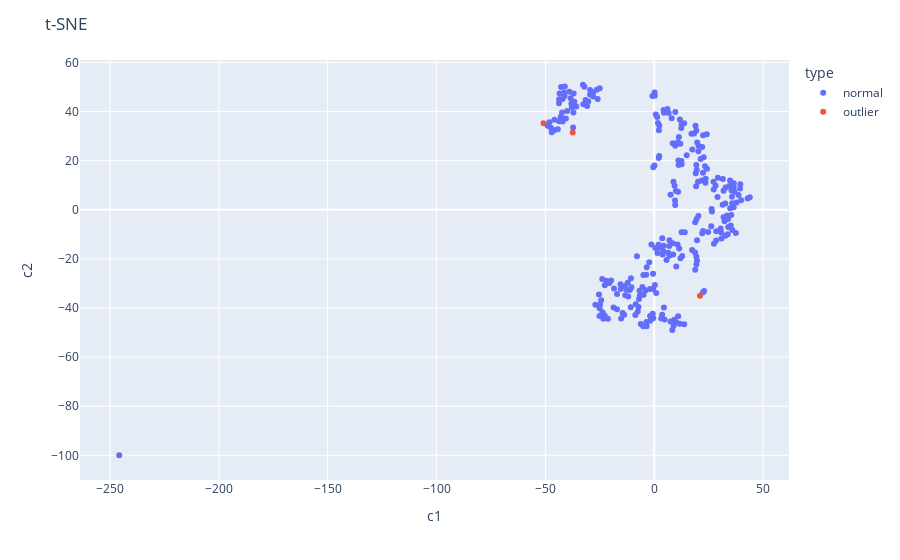

This figure's notebook cell:
### Code cell
viz.show_tsne(df, outliers_indices, names)

### Figure 1 — Plotly figure (JSON) as saved in the notebook; plotly's stock layout.template omitted (floating-point values rounded to 4 significant figures; data arrays with more than 128 entries replaced by an {"elided": "..."} marker saying what was removed)
{"data": [{"customdata": {"elided": "265x1 int values"}, "hovertemplate": "type=normal<br>c1=%{x}<br>c2=%{y}<br>entity_name=%{customdata[0]}<extra></extra>", "legendgroup": "normal", "marker": {"color": "#636efa", "symbol": "circle"}, "mode": "markers", "name": "normal", "showlegend": true, "type": "scatter", "x": {"elided": "265 float values"}, "xaxis": "x", "y": {"elided": "265 float values"}, "yaxis": "y"}, {"customdata": [[5818263], [25], [192]], "hovertemplate": "type=outlier<br>c1=%{x}<br>c2=%{y}<br>entity_name=%{customdata[0]}<extra></extra>", "legendgroup": "outlier", "marker": {"color": "#EF553B", "symbol": "circle"}, "mode": "markers", "name": "outlier", "showlegend": true, "type": "scatter", "x": [21.02, -50.87, -37.43], "xaxis": "x", "y": [-34.99, 35.26, 31.52], "yaxis": "y"}], "layout": {"legend": {"title": {"text": "type"}, "tracegroupgap": 0}, "margin": {"t": 60}, "title": {"text": "t-SNE"}, "xaxis": {"anchor": "y", "domain": [0, 1], "title": {"text": "c1"}}, "yaxis": {"anchor": "x", "domain": [0, 1], "title": {"text": "c2"}}}}
